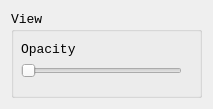
<?xml version="1.0" encoding="UTF-8"?>
<ui version="4.0">
 <class>settingsDlg</class>
 <widget class="QDialog" name="settingsDlg">
  <property name="geometry">
   <rect>
    <x>0</x>
    <y>0</y>
    <width>213</width>
    <height>109</height>
   </rect>
  </property>
  <property name="windowTitle">
   <string>Settings</string>
  </property>
  <layout class="QHBoxLayout" name="horizontalLayout">
   <item>
    <widget class="QGroupBox" name="groupBox">
     <property name="font">
      <font>
       <family>Consolas</family>
       <pointsize>10</pointsize>
      </font>
     </property>
     <property name="title">
      <string>View</string>
     </property>
     <widget class="QSlider" name="opacitySlider">
      <property name="geometry">
       <rect>
        <x>10</x>
        <y>50</y>
        <width>161</width>
        <height>20</height>
       </rect>
      </property>
      <property name="orientation">
       <enum>Qt::Horizontal</enum>
      </property>
     </widget>
     <widget class="QLabel" name="label">
      <property name="geometry">
       <rect>
        <x>10</x>
        <y>30</y>
        <width>61</width>
        <height>16</height>
       </rect>
      </property>
      <property name="font">
       <font>
        <family>Consolas</family>
        <pointsize>10</pointsize>
       </font>
      </property>
      <property name="text">
       <string>Opacity</string>
      </property>
     </widget>
    </widget>
   </item>
  </layout>
 </widget>
 <resources/>
 <connections/>
</ui>
